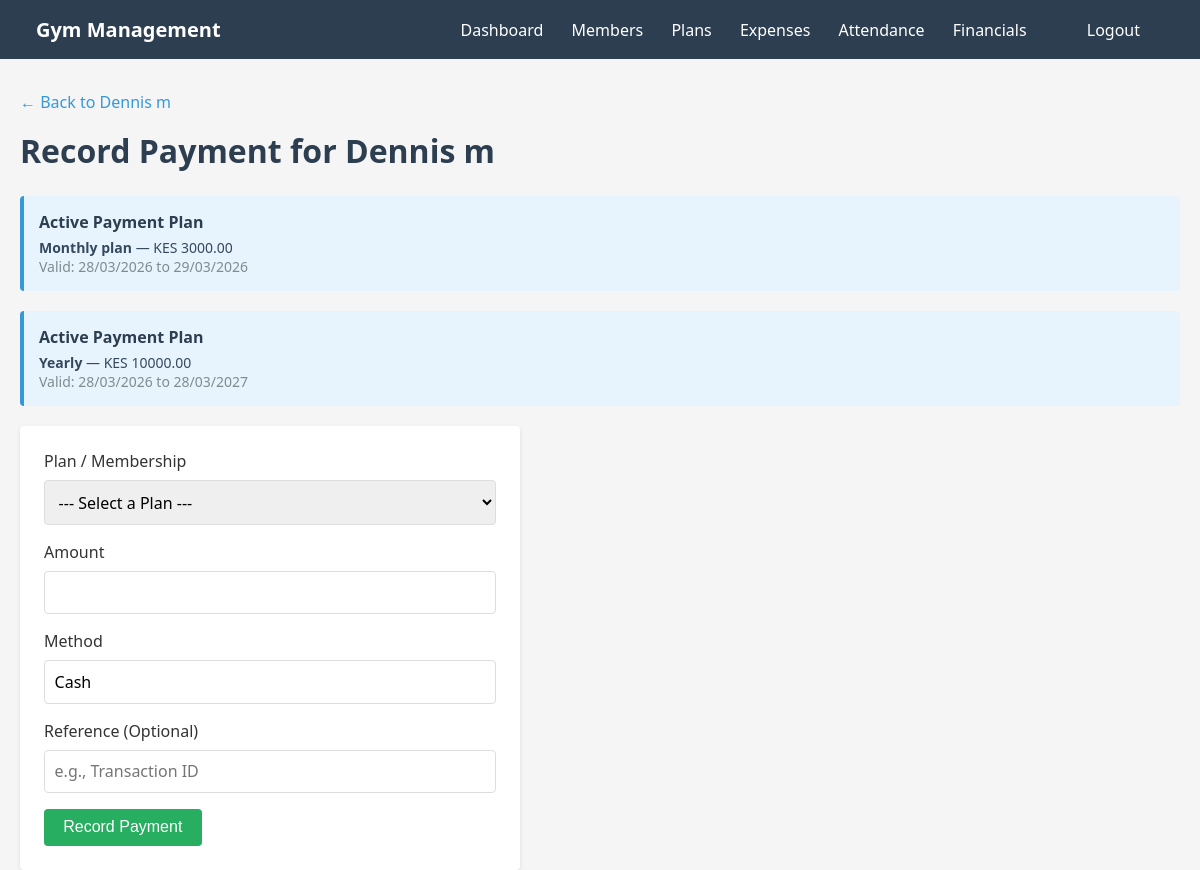
The page /members/7/payment/ (signed in) on the database as committed earlier.
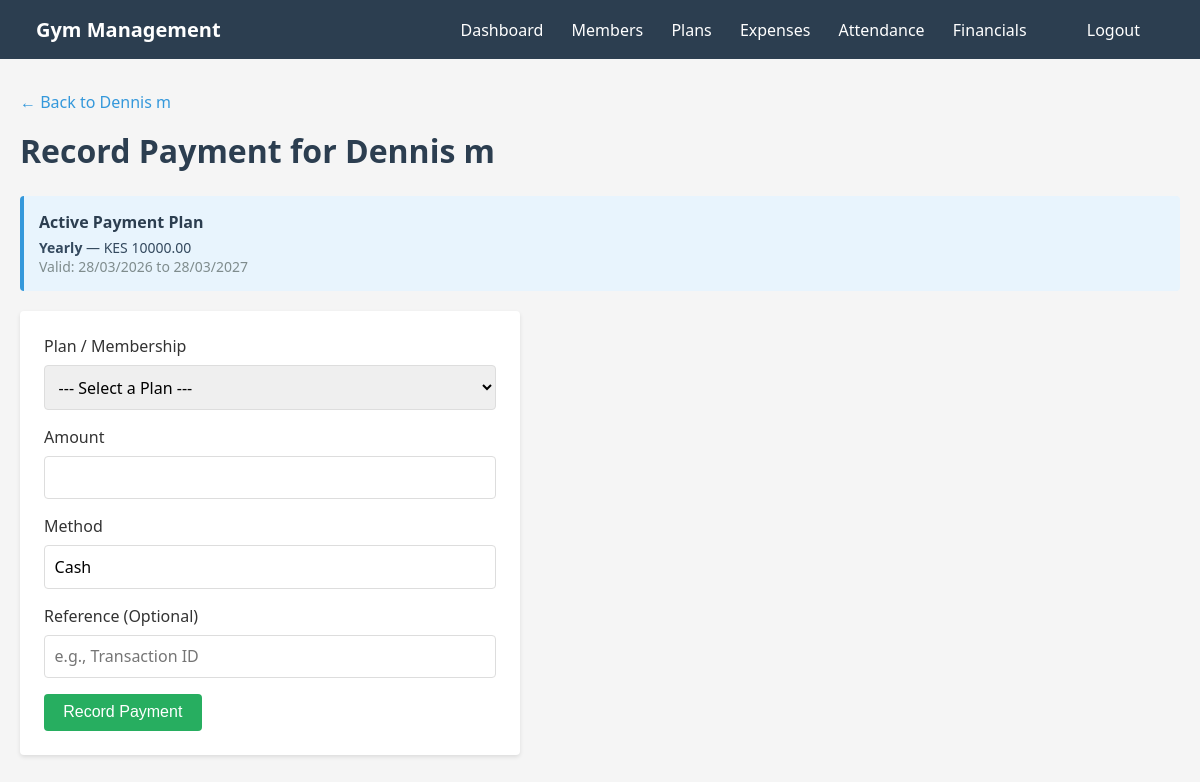
The same page on the database as committed later.
### base/gym/models.py (models this page shows, shortened)
class Membership(models.Model):
    member = models.ForeignKey(Member, on_delete=models.CASCADE, related_name="memberships")
    plan = models.ForeignKey(MembershipPlan, on_delete=models.PROTECT)
    start_date = models.DateField(default=timezone.now)
    end_date = models.DateField(blank=True, null=True)
    is_active = models.BooleanField(default=True, db_index=True)

class MembershipPlan(models.Model):
    name = models.CharField(max_length=60)
    price = models.DecimalField(max_digits=10, decimal_places=2)
    duration_days = models.PositiveIntegerField()
    def __str__(self):
        return f"{self.name} - {self.price}"

### base/gym/views/payments.py (the view)
# urls.py: path("members/<int:member_id>/payment/", views.record_payment, name="record_payment"),
@login_required
def record_payment(request, member_id):
    member = get_object_or_404(Member, id=member_id)
    if request.method == "POST":
        form = PaymentForm(request.POST, member=member)
        if form.is_valid():
            payment = form.save(commit=False)
            payment.member = member
            plan = form.cleaned_data.get("plan")
            if plan:
                membership, _ = Membership.objects.get_or_create(
                    member=member,
                    plan=plan,
                    is_active=True,
                    defaults={"start_date": timezone.now()},
                )
                payment.Membership = membership
            payment.save()
            messages.success(request, "Payment recorded successfully.")
            return redirect("member_detail", member_id=member.id)
    else:
        form = PaymentForm(member=member)
    return render(request, "gym/payment_form.html", {"form": form, "member": member})

### base/gym/forms.py
class PaymentForm(forms.ModelForm):
    plan = forms.ModelChoiceField(
        queryset=MembershipPlan.objects.all(),
        label="Plan / Membership",
        required=False,
        empty_label="--- Select a Plan ---"
    )
    class Meta:
        model = Payment
        fields = ["amount", "method", "reference"]
        widgets = {
            "method": forms.TextInput(attrs={"placeholder": "e.g., Cash, M-Pesa, Bank"}),
            "reference": forms.TextInput(attrs={"placeholder": "e.g., Transaction ID"}),
        }
    def __init__(self, *args, **kwargs):
        member = kwargs.pop('member', None)
        super().__init__(*args, **kwargs)

### base/templates/gym/payment_form.html (shortened to what this page needs)
{% extends 'gym/base.html' %}
{% block content %}
<a href="{% url 'member_detail' member.id %}" class="back-link">← Back to {{ member.full_name }}</a>
<h1>Record Payment for {{ member.full_name }}</h1>
{% for m in member.memberships.all %}
{% if m.is_active %}
<div
    style="background: #e8f4fd; border-left: 4px solid #3498db; padding: 15px; margin-bottom: 20px; border-radius: 4px;">
    <h4 style="margin: 0 0 5px 0; color: #2c3e50;">Active Payment Plan</h4>
    <p style="margin: 0; font-size: 14px; color: #34495e;">
        <strong>{{ m.plan.name }}</strong> — KES {{ m.plan.price }}<br>
        <span style="color: #7f8c8d;">Valid: {{ m.start_date|date:"d/m/Y" }} to {{ m.end_date|date:"d/m/Y" }}</span>
    </p>
</div>
{% endif %}
{% endfor %}
<form method="post">
    <div class="form-group">
        <label for="{{ form.plan.id_for_label }}">{{ form.plan.label }}</label>
        {{ form.plan }}
    </div>
    <div class="form-group">
        <label for="{{ form.amount.id_for_label }}">{{ form.amount.label }}</label>
        {{ form.amount }}
    </div>
    <div class="form-group">
        <label for="{{ form.method.id_for_label }}">{{ form.method.label }}</label>
        {{ form.method }}
    </div>
    <div class="form-group">
        <label for="{{ form.reference.id_for_label }}">{{ form.reference.label }} (Optional)</label>
        {{ form.reference }}
    </div>
    <button type="submit" class="btn btn-success">Record Payment</button>
</form>
{% endblock %}

Rows that differ between the two databases and show on the page:
no longer on this page (row edited): Membership: plan.name "Monthly plan", plan.price "3000.00", start_date "28/03/2026", end_date "29/03/2026"
